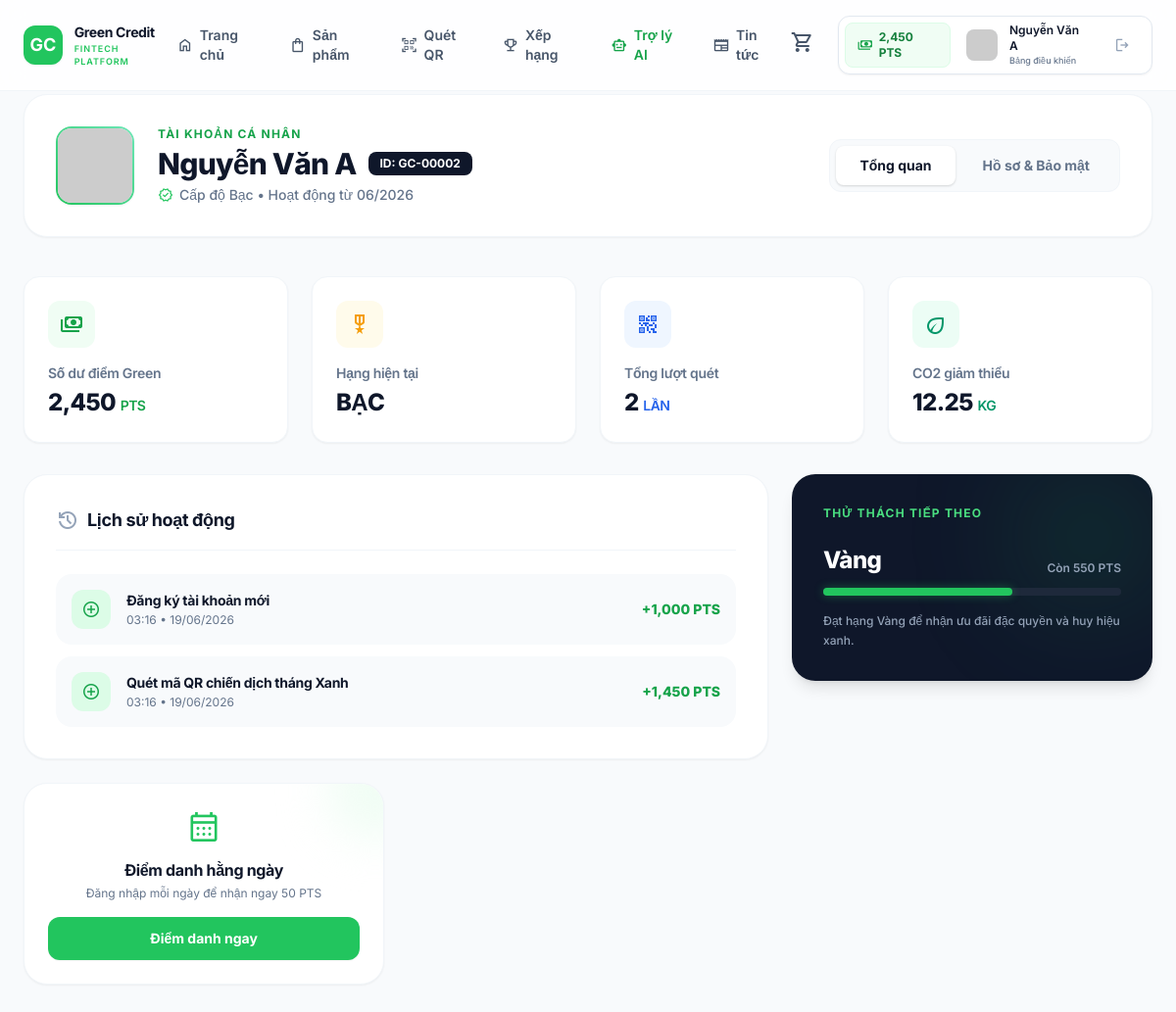
The app's page /dashboard.php (signed in) with its own data.
### tables this page shows
CREATE TABLE `users` (
  `id` int(11) NOT NULL AUTO_INCREMENT,
  `username` varchar(50) NOT NULL,
  `email` varchar(100) NOT NULL,
  `password` varchar(255) NOT NULL,
  `full_name` varchar(100) DEFAULT NULL,
  `points` int(11) DEFAULT 0,
  `role` enum('user','admin') DEFAULT 'user',
  `created_at` timestamp DEFAULT current_timestamp(),
  `updated_at` timestamp DEFAULT current_timestamp() ON UPDATE current_timestamp(),
  PRIMARY KEY (`id`),
  UNIQUE KEY `username` (`username`),
  UNIQUE KEY `email` (`email`)
);

CREATE TABLE `history` (
  `id` int(11) NOT NULL AUTO_INCREMENT,
  `user_id` int(11) NOT NULL,
  `action_type` enum('earn','spend') NOT NULL,
  `points` int(11) NOT NULL,
  `description` varchar(255) NOT NULL,
  `created_at` timestamp DEFAULT current_timestamp(),
  PRIMARY KEY (`id`),
  KEY `user_id` (`user_id`),
  CONSTRAINT `fk_history_user` FOREIGN KEY (`user_id`) REFERENCES `users` (`id`) ON DELETE CASCADE
);

### dashboard.php (the view, shortened to what the rows shown need)
<?php
require_once 'includes/db.php';
$user_id = $_SESSION['user_id'];
$stmt = $pdo->prepare("SELECT * FROM users WHERE id = ?");
$stmt->execute([$user_id]);
$user = $stmt->fetch();
$user_points = $user['points'];
$co2_saved = number_format($user_points * 0.005, 2);
$ranks = [
    ['name' => 'Sơ Cấp', 'min' => 0],
    ['name' => 'Đồng', 'min' => 500],
    ['name' => 'Bạc', 'min' => 1500],
    ['name' => 'Vàng', 'min' => 3000],
    ['name' => 'Bạch Kim', 'min' => 6000],
    ['name' => 'Kim Cương', 'min' => 12000]
];
$current_rank = $ranks[0]; $next_rank = $ranks[1];
foreach ($ranks as $i => $r) {
    if ($user_points >= $r['min']) { $current_rank = $r; $next_rank = $ranks[$i+1] ?? null; }
}
$stmt = $pdo->prepare("SELECT * FROM history WHERE user_id = ? ORDER BY created_at DESC LIMIT 6");
$stmt->execute([$user_id]);
$activities = $stmt->fetchAll();
$display_name = ($user['full_name'] ?? '') ?: ($user['username'] ?? 'User');
require_once 'includes/header.php';
?>
<main class="min-h-screen bg-[#f8fafc] pt-24 pb-20 px-6">
    <div class="max-w-7xl mx-auto">
        <div class="flex flex-col lg:flex-row lg:items-center justify-between mb-10 gap-6 bg-white p-8 rounded-3xl shadow-sm border border-slate-100" data-aos="fade-down">
            <div class="flex items-center gap-6">
                <div>
                    <h2 class="text-green-600 font-bold uppercase tracking-widest mb-1 text-xs">Tài khoản cá nhân</h2>
                    <div class="flex flex-wrap items-center gap-3 mb-1">
                        <h1 class="text-3xl font-extrabold text-slate-900 tracking-tight"><?= htmlspecialchars($display_name) ?></h1>
                        <span class="bg-slate-900 text-white text-xs font-bold px-3 py-1 rounded-lg">ID: GC-<?= str_pad($user['id'], 5, "0", STR_PAD_LEFT) ?></span>
                    </div>
                    <p class="text-slate-500 font-medium text-sm flex items-center gap-1.5">
                        <span class="material-symbols-outlined text-[16px] text-green-500">verified</span>
                        Cấp độ <?= $current_rank['name'] ?> • Hoạt động từ <?= date('m/Y', strtotime($user['created_at'])) ?>
                    </p>
                </div>
            </div>
        </div>
        <div id="tab-content-overview" class="tab-content block">
            <div class="grid grid-cols-1 md:grid-cols-2 lg:grid-cols-4 gap-6 mb-8">
                <div class="bg-white p-6 rounded-2xl border border-slate-100 shadow-sm hover:shadow-md transition-all" data-aos="fade-up" data-aos-delay="0">
                    <div class="w-12 h-12 bg-green-50 rounded-xl flex items-center justify-center text-green-600 mb-4">
                        <span class="material-symbols-outlined">payments</span>
                    </div>
                    <h4 class="text-sm font-semibold text-slate-500 mb-1">Số dư điểm Green</h4>
                    <p class="text-2xl font-extrabold text-slate-900 tracking-tight"><?= number_format($user_points) ?> <span class="text-sm font-semibold text-green-600">PTS</span></p>
                </div>
                <div class="bg-white p-6 rounded-2xl border border-slate-100 shadow-sm hover:shadow-md transition-all" data-aos="fade-up" data-aos-delay="150">
                    <div class="w-12 h-12 bg-emerald-50 rounded-xl flex items-center justify-center text-emerald-600 mb-4">
                        <span class="material-symbols-outlined">eco</span>
                    </div>
                    <h4 class="text-sm font-semibold text-slate-500 mb-1">CO2 giảm thiểu</h4>
                    <p class="text-2xl font-extrabold text-slate-900 tracking-tight"><?= $co2_saved ?> <span class="text-sm font-semibold text-emerald-600">KG</span></p>
                </div>
            </div>
            <div class="grid grid-cols-1 lg:grid-cols-3 gap-6">
                <div class="lg:col-span-2">
                    <div class="bg-white p-8 rounded-3xl shadow-sm border border-slate-100 h-full">
                        <div class="space-y-3">
                            <?php if(empty($activities)): ?>
                                <p class="text-center py-10 text-slate-500 font-medium">Chưa có dữ liệu hoạt động</p>
                            <?php else: foreach($activities as $act): ?>
                                <div class="flex items-center justify-between p-4 bg-slate-50 hover:bg-slate-100 rounded-2xl transition-colors">
                                    <div class="flex items-center gap-4">
                                        <div class="w-10 h-10 <?= $act['action_type'] == 'earn' ? 'bg-green-100 text-green-600' : 'bg-blue-100 text-blue-600' ?> rounded-xl flex items-center justify-center shrink-0">
                                            <span class="material-symbols-outlined text-[20px]"><?= $act['action_type'] == 'earn' ? 'add_circle' : 'shopping_bag' ?></span>
                                        </div>
                                        <div>
                                            <h5 class="text-sm font-bold text-slate-900 leading-snug"><?= htmlspecialchars($act['description']) ?></h5>
                                            <p class="text-xs text-slate-500 mt-0.5"><?= date('H:i • d/m/Y', strtotime($act['created_at'])) ?></p>
                                        </div>
                                    </div>
                                    <span class="font-extrabold text-sm <?= $act['action_type'] == 'earn' ? 'text-green-600' : 'text-slate-900' ?>">
                                        <?= ($act['action_type'] == 'earn' ? '+' : '-') . number_format($act['points']) ?> PTS
                                    </span>
                                </div>
                            <?php endforeach; endif; ?>
                        </div>
                    </div>
                </div>
                <?php if($next_rank): $progress = min(100, (($user_points - $current_rank['min']) / ($next_rank['min'] - $current_rank['min'])) * 100); ?>
                <div class="bg-slate-900 p-8 rounded-3xl text-white relative overflow-hidden shadow-lg h-fit mb-6">
                    <div class="absolute top-0 right-0 w-32 h-32 bg-green-500/20 rounded-full blur-3xl"></div>
                    <div class="relative z-10">
                        <h3 class="text-xs font-bold text-green-400 uppercase tracking-widest mb-6">Thử thách tiếp theo</h3>
                        <div class="flex justify-between items-end mb-3">
                            <p class="text-2xl font-extrabold tracking-tight"><?= $next_rank['name'] ?></p>
                            <span class="text-xs font-semibold text-slate-400">Còn <?= number_format($next_rank['min'] - $user_points) ?> PTS</span>
                        </div>
                        <div class="w-full h-2 bg-slate-800 rounded-full mb-4">
                            <div class="h-full bg-green-500 rounded-full shadow-[0_0_10px_rgba(34,197,94,0.4)]" style="width: <?= $progress ?>%"></div>
                        </div>
                        <p class="text-xs text-slate-400 font-medium leading-relaxed">Đạt hạng <?= $next_rank['name'] ?> để nhận ưu đãi đặc quyền và huy hiệu xanh.</p>
                    </div>
                </div>
                <?php endif; ?>
            </div>
        </div>
    </div>
</main>
<?php require_once 'includes/footer.php'; ?>

### includes/header.php (shortened to what the rows shown need)
<?php
require_once __DIR__ . '/db.php';
$header_user = null;
if (isset($_SESSION['user_id'])) {
    $stmt = $pdo->prepare("SELECT username, full_name, points FROM users WHERE id = ?");
    $stmt->execute([$_SESSION['user_id']]);
    $header_user = $stmt->fetch();
}
?>
<!DOCTYPE html>
<html lang="vi">
<head>
    <script src="https://cdn.tailwindcss.com"></script>
    <link href="https://unpkg.com/aos@2.3.1/dist/aos.css" rel="stylesheet">
    <link rel="stylesheet" href="https://cdnjs.cloudflare.com/ajax/libs/font-awesome/6.4.0/css/all.min.css">
    <link rel="stylesheet" href="<?= BASE_URL ?>assets/css/main.css">
</head>
<body>
<header class="fixed top-0 left-0 w-full z-50 bg-white/80 backdrop-blur-md border-b border-slate-100 py-4 px-6 transition-all duration-300">
    <div class="max-w-7xl mx-auto flex items-center justify-between">
        <div class="flex items-center gap-4">
            <?php if ($header_user): ?>
                <div class="flex items-center gap-3 bg-white p-1.5 pr-4 rounded-xl border border-slate-200 shadow-sm group hover:border-slate-300 transition-colors cursor-pointer relative">
                    <div class="hidden sm:flex items-center gap-1.5 px-3 py-1.5 bg-green-50 rounded-lg border border-green-100 mr-1">
                        <span class="material-symbols-outlined text-[16px] text-green-600">payments</span>
                        <span class="text-xs font-bold text-green-700"><?= number_format($header_user['points']) ?> PTS</span>
                    </div>
                    <div class="w-8 h-8 bg-slate-100 rounded-lg flex items-center justify-center font-bold text-xs overflow-hidden shrink-0">
                        <?php
                            $header_display_name = ($header_user['full_name'] ?? '') ?: ($header_user['username'] ?? 'User');
                        ?>
                        <img src="https://ui-avatars.com/api/?name=<?= urlencode($header_display_name) ?>&background=0f172a&color=fff&size=100" alt="Avatar" class="w-full h-full object-cover">
                    </div>
                    <div class="flex flex-col">
                        <span class="text-xs font-semibold text-slate-900"><?= htmlspecialchars($header_display_name) ?></span>
                        <a href="<?= BASE_URL ?>dashboard.php" class="text-[9px] font-medium text-slate-500 hover:text-green-600 transition-colors">Bảng điều khiển</a>
                    </div>
                    <a href="<?= BASE_URL ?>auth/logout.php" class="ml-2 w-7 h-7 rounded-md flex items-center justify-center text-slate-400 hover:text-red-600 hover:bg-red-50 transition-all" title="Đăng xuất">
                        <span class="material-symbols-outlined text-[18px]">logout</span>
                    </a>
                </div>
            <?php endif; ?>
        </div>
    </div>
</header>

### records on screen
users: points "2,450", full_name "Nguyễn Văn A", id "00002", created_at "06/2026", points "12.25", $next_rank['min']-$user_points "550"
history: description "Đăng ký tài khoản mới", created_at "03:16 • 19/06/2026", points "1,000"
history: description "Quét mã QR chiến dịch tháng Xanh", created_at "03:16 • 19/06/2026", points "1,450"

### other values on screen
$current_rank['name'] "Bạc"
$current_rank['name'] "BẠC"
$total_scans "2"
$next_rank['name'] "Vàng"
